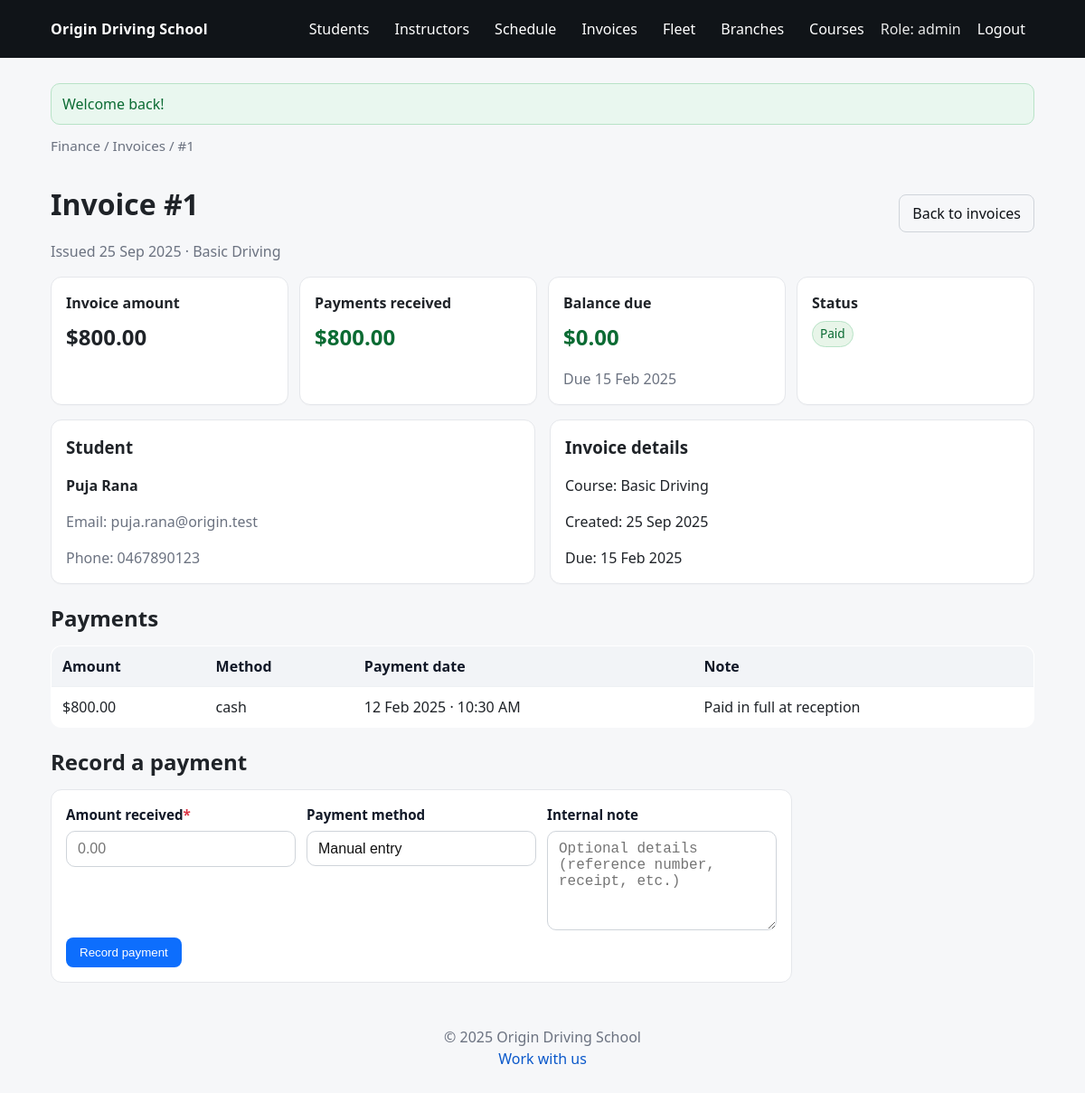
The page /index.php?url=invoice/show/1 (signed in) on the database its author committed.
### tables this page shows
CREATE TABLE `invoices` (
  `id` int(11) NOT NULL,
  `student_id` int(11) NOT NULL,
  `course_id` int(11) DEFAULT NULL,
  `amount` decimal(10,2) NOT NULL,
  `issued_date` date NOT NULL,
  `due_date` date NOT NULL,
  `status` enum('unpaid','pending','partial','paid','overdue') NOT NULL DEFAULT 'unpaid',
  `created_at` timestamp NOT NULL DEFAULT current_timestamp(),
  `updated_at` timestamp NOT NULL DEFAULT current_timestamp() ON UPDATE current_timestamp()
);

CREATE TABLE `courses` (
  `id` int(11) NOT NULL,
  `name` varchar(150) NOT NULL,
  `title` varchar(150) DEFAULT NULL,
  `description` text DEFAULT NULL,
  `price` decimal(10,2) NOT NULL DEFAULT 0.00,
  `fee` decimal(10,2) DEFAULT NULL,
  `class_count` int(11) DEFAULT NULL,
  `created_at` timestamp NOT NULL DEFAULT current_timestamp(),
  `updated_at` timestamp NOT NULL DEFAULT current_timestamp() ON UPDATE current_timestamp()
);

CREATE TABLE `users` (
  `id` int(11) NOT NULL,
  `branch_id` int(11) DEFAULT NULL,
  `first_name` varchar(50) NOT NULL,
  `last_name` varchar(50) NOT NULL,
  `email` varchar(100) NOT NULL,
  `password` varchar(255) NOT NULL,
  `phone` varchar(20) DEFAULT NULL,
  `role` enum('admin','staff','instructor','student') NOT NULL,
  `created_at` timestamp NOT NULL DEFAULT current_timestamp(),
  `updated_at` timestamp NOT NULL DEFAULT current_timestamp() ON UPDATE current_timestamp()
);

CREATE TABLE `payments` (
  `id` int(11) NOT NULL,
  `invoice_id` int(11) NOT NULL,
  `amount` decimal(10,2) NOT NULL,
  `method` varchar(50) NOT NULL,
  `note` text DEFAULT NULL,
  `payment_date` datetime DEFAULT NULL,
  `paid_at` timestamp NOT NULL DEFAULT current_timestamp()
);

### core/Controller.php (called while the page is built, shortened)
<?php
class Controller {
  public function __construct() {
    global $pdo;
    $this->db = $pdo;
  }
  protected function view(string $view, array $data = []): void {
    extract($data, EXTR_SKIP);
    $path = "../views/$view.php";
    require "../views/layouts/header.php";
    require $path;
    require "../views/layouts/footer.php";
  }
  protected function requireRole($roles): void {
    $roles = (array)$roles;
  }
}

### controllers/InvoiceController.php (called while the page is built, shortened)
<?php
class InvoiceController extends Controller {
  public function show($id){
    $stmt = $this->db->prepare("SELECT i.*,
                                       CONCAT_WS(' ', u.first_name, u.last_name) AS student_name,
                                       u.email AS student_email,
                                       u.phone AS student_phone,
                                       c.name AS course_name
                                 FROM invoices i
                                 LEFT JOIN users u ON u.id = i.student_id
                                 LEFT JOIN courses c ON c.id = i.course_id
                                 WHERE i.id=?");
    $stmt->execute([(int)$id]);
    $inv = $stmt->fetch(PDO::FETCH_ASSOC);
    $pay = $this->db->prepare("SELECT id, amount, method, payment_date, note FROM payments WHERE invoice_id=? ORDER BY payment_date DESC, id DESC");
    $pay->execute([(int)$id]);
    $payments = $pay->fetchAll(PDO::FETCH_ASSOC);
    $paidTotal = 0.0;
    foreach ($payments as $payment) {
      $paidTotal += (float)($payment['amount'] ?? 0);
    }
    $balance = max((float)$inv['amount'] - $paidTotal, 0);
    $isOverdue = false;
    if (!empty($inv['due_date'])) {
      try {
        $due = new DateTimeImmutable($inv['due_date']);
        $isOverdue = ($balance > 0) && ($due < new DateTimeImmutable('today'));
      } catch (Exception $e) {
        $isOverdue = false;
      }
    }
    $canManage = ($_SESSION['role'] ?? '') === 'admin';
    $this->view('invoice/show', [
      'inv'        => $inv,
      'payments'   => $payments,
      'paidTotal'  => round($paidTotal, 2),
      'balance'    => round($balance, 2),
      'isOverdue'  => $isOverdue,
      'canManage'  => $canManage,
    ]);
  }
}

### core/Router.php (called while the page is built, shortened)
<?php
class Router {
  public static function route(array $parts): void {
    $controller = ucfirst($parts[0] ?? 'home') . "Controller";
    $method     = $parts[1] ?? 'index';
    $params     = array_slice($parts, 2);
    $file = "../controllers/$controller.php";
    $instance = new $controller();
    call_user_func_array([$instance, $method], $params);
  }
}

### core/App.php (called while the page is built, shortened)
<?php
class App {
  public function __construct() {
    $url = $this->parseUrl();
    Router::route($url);
  }
  private function parseUrl(): array {
    $u = rtrim($_GET['url'], '/');
    $u = filter_var($u, FILTER_SANITIZE_URL);
    return explode('/', $u);
  }
}

### public/index.php (called while the page is built, shortened)
<?php
require_once __DIR__ . '/../core/App.php';
require_once __DIR__ . '/../core/Router.php';
require_once __DIR__ . '/../core/Controller.php';
$app = new App();

### views/invoice/show.php (the view, shortened to what this page needs)
<?php
$inv       = $inv ?? [];
$payments  = $payments ?? [];
$paidTotal = $paidTotal ?? 0.0;
$balance   = $balance ?? 0.0;
$isOverdue = $isOverdue ?? false;
$canManage = $canManage ?? false;
$formatMoney = function($value): string {
  return '$' . number_format((float)$value, 2);
};
$statusBadge = function(array $invoice, bool $isOverdue): string {
  $status = strtolower($invoice['status'] ?? 'pending');
  $classes = [
    'paid'     => 'badge green',
    'pending'  => 'badge yellow',
    'partial'  => 'badge gray',
  ];
  $class = $classes[$status] ?? 'badge gray';
  if ($isOverdue) {
    $class = 'badge red';
  }
  return sprintf('<span class="%s">%s</span>', $class, htmlspecialchars(ucfirst($status)));
};
$dueLabel = function(array $invoice, bool $isOverdue): string {
  if (empty($invoice['due_date'])) {
    return '—';
  }
  $label = date('d M Y', strtotime($invoice['due_date']));
  if ($isOverdue) {
    $label .= ' · overdue';
  }
  return $label;
};
$createdLabel = !empty($inv['created_at']) ? date('d M Y', strtotime($inv['created_at'])) : 'Not recorded';
?>
<div class="breadcrumb">Finance / Invoices / #<?= (int)($inv['id'] ?? 0); ?></div>
<div class="mb-3" style="display:flex; justify-content:space-between; align-items:center; flex-wrap:wrap; gap:12px;">
  <div>
    <h1 class="mb-1">Invoice #<?= (int)($inv['id'] ?? 0); ?></h1>
    <p class="muted mb-0">Issued <?= htmlspecialchars($createdLabel); ?> <?= $inv['course_name'] ? ' · ' . htmlspecialchars($inv['course_name']) : ''; ?></p>
  </div>
  <div>
    <a class="btn outline" href="index.php?url=invoice/index">Back to invoices</a>
  </div>
</div>
<div class="cards mb-3">
  <div class="card">
    <h4 class="mb-1">Invoice amount</h4>
    <div style="font-size:1.5rem;font-weight:700;">
      <?= $formatMoney($inv['amount'] ?? 0); ?>
    </div>
  </div>
  <div class="card">
    <h4 class="mb-1">Payments received</h4>
    <div style="font-size:1.5rem;font-weight:700; color:#0b6b33;">
      <?= $formatMoney($paidTotal); ?>
    </div>
  </div>
  <div class="card">
    <h4 class="mb-1">Balance due</h4>
    <div style="font-size:1.5rem;font-weight:700; color:<?= $balance > 0 ? '#b54708' : '#0b6b33'; ?>;">
      <?= $formatMoney($balance); ?>
    </div>
    <p class="muted mb-0">Due <?= htmlspecialchars($dueLabel($inv, $isOverdue)); ?></p>
  </div>
  <div class="card">
    <h4 class="mb-1">Status</h4>
    <div><?= $statusBadge($inv, $isOverdue); ?></div>
  </div>
</div>
<div class="grid-2 mb-3" style="gap:16px;">
  <div class="card">
    <h3 class="mb-1">Student</h3>
    <p class="mb-0"><strong><?= htmlspecialchars($inv['student_name'] ?? 'Unknown student'); ?></strong></p>
    <?php if (!empty($inv['student_email'])): ?>
      <p class="mb-0 muted">Email: <?= htmlspecialchars($inv['student_email']); ?></p>
    <?php endif; ?>
    <?php if (!empty($inv['student_phone'])): ?>
      <p class="mb-0 muted">Phone: <?= htmlspecialchars($inv['student_phone']); ?></p>
    <?php endif; ?>
  </div>
  <div class="card">
    <h3 class="mb-1">Invoice details</h3>
    <p class="mb-0">Course: <?= htmlspecialchars($inv['course_name'] ?? 'Not linked'); ?></p>
    <p class="mb-0">Created: <?= htmlspecialchars($createdLabel); ?></p>
    <p class="mb-0">Due: <?= htmlspecialchars($dueLabel($inv, $isOverdue)); ?></p>
  </div>
</div>
<h2 class="mb-2">Payments</h2>
<?php if (empty($payments)): ?>
  <div class="card mb-3">
    <h3 class="mb-1">No payments recorded</h3>
    <p class="muted mb-0">Log payments as they come in to keep this invoice up to date.</p>
  </div>
<?php else: ?>
  <div class="table-wrapper mb-3">
    <table class="table">
      <thead>
        <tr>
          <th>Amount</th>
          <th>Method</th>
          <th>Payment date</th>
          <th>Note</th>
        </tr>
      </thead>
      <tbody>
      <?php foreach ($payments as $payment): ?>
        <tr>
          <td><?= $formatMoney($payment['amount'] ?? 0); ?></td>
          <td><?= htmlspecialchars($payment['method'] ?? ''); ?></td>
          <td><?= !empty($payment['payment_date']) ? date('d M Y · h:i A', strtotime($payment['payment_date'])) : '—'; ?></td>
          <td><?= htmlspecialchars($payment['note'] ?? ''); ?></td>
        </tr>
      <?php endforeach; ?>
      </tbody>
    </table>
  </div>
<?php endif; ?>
<?php if ($canManage): ?>
  <h2 class="mb-2">Record a payment</h2>
  <form method="POST" action="index.php?url=invoice/pay/<?= (int)($inv['id'] ?? 0); ?>" class="form mb-3">
    <div class="row">
      <div class="field">
        <label for="payment_amount">Amount received<span style="color:#dc3545;">*</span></label>
        <input id="payment_amount" name="amount" type="number" min="0" step="0.01" placeholder="0.00" required>
      </div>
      <div class="field">
        <label for="payment_method">Payment method</label>
        <select id="payment_method" name="method">
          <option value="manual" selected>Manual entry</option>
        </select>
      </div>
      <div class="field">
        <label for="payment_note">Internal note</label>
        <textarea id="payment_note" name="note" placeholder="Optional details (reference number, receipt, etc.)"></textarea>
      </div>
    </div>
    <div class="actions">
      <button class="btn primary" type="submit">Record payment</button>
    </div>
  </form>
<?php endif; ?>

### public/assets/css/main.css (style rules this page uses)
* { box-sizing: border-box; }
html, body { margin:0; padding:0; }
html { font-size: 16px; }
body { font-family: system-ui, -apple-system, Segoe UI, Roboto, Arial, sans-serif; color:#1f2328; background:#f6f7f9; line-height:1.5; }
a { color:#0a58ca; text-decoration: none; }
.breadcrumb { font-size:.95rem; color:#6b7280; margin-bottom: 8px; }
.btn { display:inline-block; padding: 8px 14px; border-radius: 8px; border:1px solid transparent; background:#e9eef3; color:#0e1116; cursor:pointer; transition: transform .04s ease, filter .15s ease; user-select: none; }
.btn.primary { background:#0d6efd; color:#fff; }
.btn.outline { background: transparent; border-color:#cfd4da; color:#0e1116; }
.card { background:#fff; border: 1px solid #e5e7eb; border-radius: 12px; padding: 16px; box-shadow: 0 1px 0 rgba(16,24,40,0.02); }
.card h3, .card h4, .card h5 { margin:0 0 6px 0; }
.cards { display:grid; grid-template-columns: repeat(auto-fit, minmax(220px, 1fr)); gap: 12px; }
.table { width:100%; border-collapse: collapse; background:#fff; border:1px solid #e5e7eb; border-radius: 12px; overflow:hidden; }
.table th, .table td { padding: 10px 12px; border-bottom: 1px solid #eef1f4; vertical-align: top; text-align: left; }
.table thead th { background:#f2f4f7; font-weight: 600; color:#111827; }
.badge { display:inline-block; padding: 3px 8px; border-radius: 999px; font-size: .85rem; border:1px solid transparent; }
.badge.green { background:#e8f5e9; color:#0b6b33; border-color:#b8e3c7; }
.form { background:#fff; border:1px solid #e5e7eb; border-radius: 12px; padding:16px; max-width: 820px; }
.form .row { display:grid; grid-template-columns: repeat(auto-fit, minmax(240px, 1fr)); gap:12px; }
.field { display:flex; flex-direction: column; gap:6px; }
label { font-weight: 600; font-size: .95rem; color:#111827; }
input, select, textarea { appearance: none; border:1px solid #cfd4da; border-radius: 10px; padding: 10px 12px; font-size: 1rem; background:#fff; color:#111; outline:none; transition: border-color .15s ease, box-shadow .15s ease; }
textarea { resize: vertical; min-height: 110px; }
.form .actions { margin-top: 8px; display:flex; gap:8px; }
.mb-0 { margin-bottom:0 !important; }
.mb-1 { margin-bottom:8px !important; }
.mb-2 { margin-bottom:12px !important; }
.mb-3 { margin-bottom:16px !important; }
.grid-2 { display:grid; grid-template-columns: 1fr 1fr; gap:12px; }
.muted { color:#6b7280; }

### rows shown on the page
invoices: id "1", created_at "25 Sep 2025", course.name "Basic Driving", amount "$800.00", due_date "15 Feb 2025", status "Paid", student.email "puja.rana@origin.test", student.phone "0467890123"
payments: amount "$800.00", method "cash", payment_date "12 Feb 2025 · 10:30 AM", note "Paid in full at reception"

### other values the page prints
$_SESSION['role'] "admin"
$_SESSION['flash_success'] "Welcome back!"
$formatMoney($paidTotal) "$800.00"
$formatMoney($balance) "$0.00"
$inv['student_name'] "Puja Rana"
